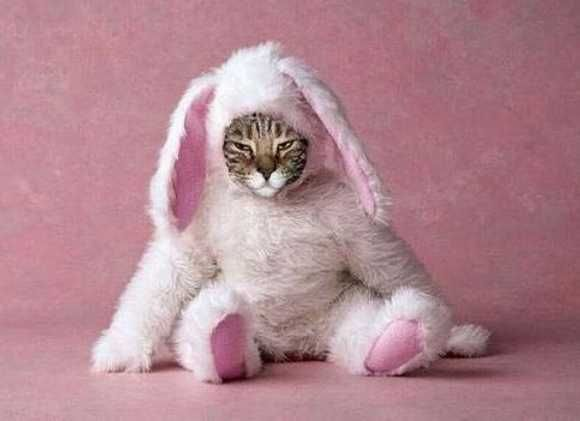
#> input picture cat.jpg, 580 x 421 px
$ python py4.py
#> lines starting #> are read from the running program, lines starting #| are printed output that depends on the picture
import cv2
import numpy as np
from matplotlib import pyplot as plt

img = cv2.imread('cat.jpg')
#> img is the input picture: shape (421, 580, 3); mean B, G, R 144.9, 134.8, 178
hsv = cv2.cvtColor(img, cv2.COLOR_BGR2HSV)
#> hsv: shape (421, 580, 3); mean H, S, V 155.1, 66.2, 178.2

lower_blue = np.array([332,74,82])
upper_blue = np.array([317,64,82])

mask = cv2.inRange(hsv, lower_blue, upper_blue)
#> mask: shape (421, 580); every value is 0

result_img = cv2.bitwise_and(img, img, mask=(255 - mask))

plt.subplot(1,3,1), plt.imshow(mask, 'gray')
plt.title('mask')
plt.xticks([]), plt.yticks([])
plt.subplot(1,3,2), plt.imshow(img[:, :, ::-1])
plt.title('source')

plt.xticks([]), plt.yticks([])
plt.subplot(1,3,3), plt.imshow(result_img[:, :, ::-1])
plt.title('result')
plt.xticks([]), plt.yticks([])
plt.show()
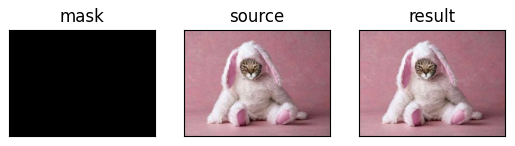
#> figure drawn by matplotlib, 3 panels

$ run again, with hedgehog.jpg copied over cat.jpg
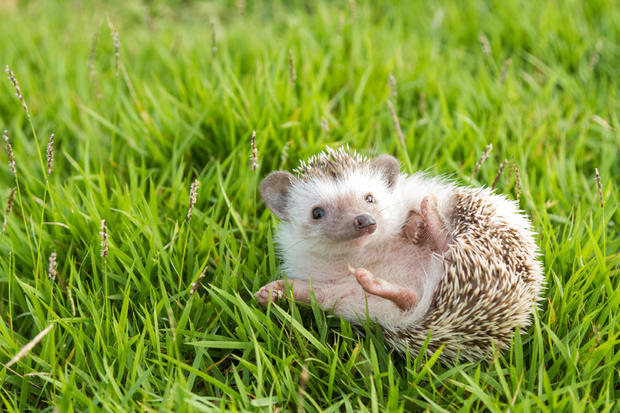
#> input picture hedgehog.jpg, 620 x 413 px
#> img is the input picture: shape (413, 620, 3); mean B, G, R 57.4, 155.4, 131.7
#> hsv: shape (413, 620, 3); mean H, S, V 36, 171.6, 158
#> mask: shape (413, 620); every value is 0
#> `plt.show()`:
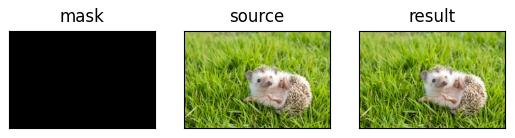
#> figure drawn by matplotlib, 3 panels

$ run again, with oldman.jpg copied over cat.jpg
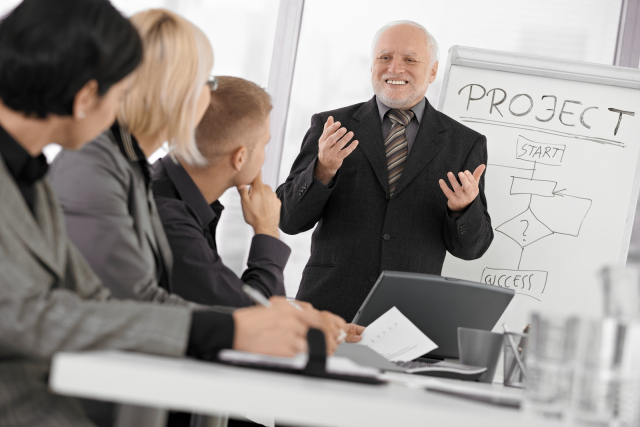
#> input picture oldman.jpg, 1280 x 854 px (shown at 1/2 size)
#> img is the input picture: shape (854, 1280, 3); mean B, G, R 138.9, 142.7, 148.5
#> hsv: shape (854, 1280, 3); mean H, S, V 31, 18, 148.7
#> mask: shape (854, 1280); every value is 0
#> `plt.show()`:
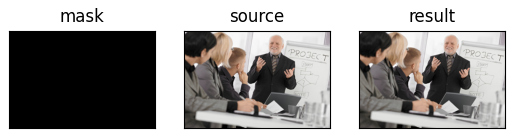
#> figure drawn by matplotlib, 3 panels
